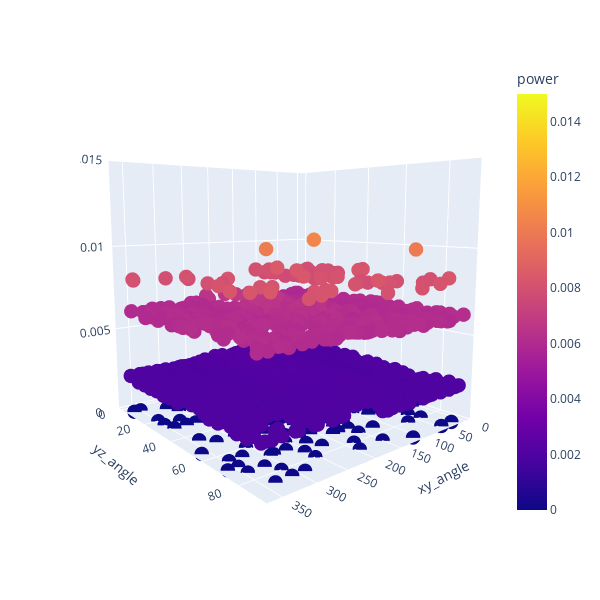

Write notebook code for a chart like this one.
### Code cell
load_and_visualize_data_adjusted(data_path_6)

### Figure 1 — Plotly figure (JSON) as saved in the notebook; plotly's stock layout.template omitted (floating-point values rounded to 4 significant figures; data arrays with more than 128 entries replaced by an {"elided": "..."} marker saying what was removed)
{"data": [{"hovertemplate": "xy_angle=%{x}<br>yz_angle=%{y}<br>power=%{marker.color}<extra></extra>", "legendgroup": "", "marker": {"color": {"elided": "1350 float values"}, "coloraxis": "coloraxis", "opacity": 1, "size": 5, "symbol": "circle"}, "mode": "markers", "name": "", "scene": "scene", "showlegend": false, "type": "scatter3d", "x": {"elided": "1350 int values"}, "y": {"elided": "1350 int values"}, "z": {"elided": "1350 float values"}}], "layout": {"coloraxis": {"cmax": 0.015, "cmin": 0, "colorbar": {"title": {"text": "power"}}, "colorscale": [[0, "#0d0887"], [0.1111, "#46039f"], [0.2222, "#7201a8"], [0.3333, "#9c179e"], [0.4444, "#bd3786"], [0.5556, "#d8576b"], [0.6667, "#ed7953"], [0.7778, "#fb9f3a"], [0.8889, "#fdca26"], [1, "#f0f921"]]}, "height": 600, "legend": {"tracegroupgap": 0}, "margin": {"t": 60}, "scene": {"aspectmode": "auto", "aspectratio": {"x": 1, "y": 1, "z": 1}, "camera": {"center": {"x": 0, "y": 0, "z": 0}, "eye": {"x": 1.376, "y": 1.646, "z": 0.2904}, "projection": {"type": "perspective"}, "up": {"x": 0, "y": 0, "z": 1}}, "domain": {"x": [0, 1], "y": [0, 1]}, "xaxis": {"title": {"text": "xy_angle"}, "type": "linear"}, "yaxis": {"title": {"text": "yz_angle"}, "type": "linear"}, "zaxis": {"range": [0, 0.015], "title": {"text": "power"}, "type": "linear"}}, "width": 600}}
